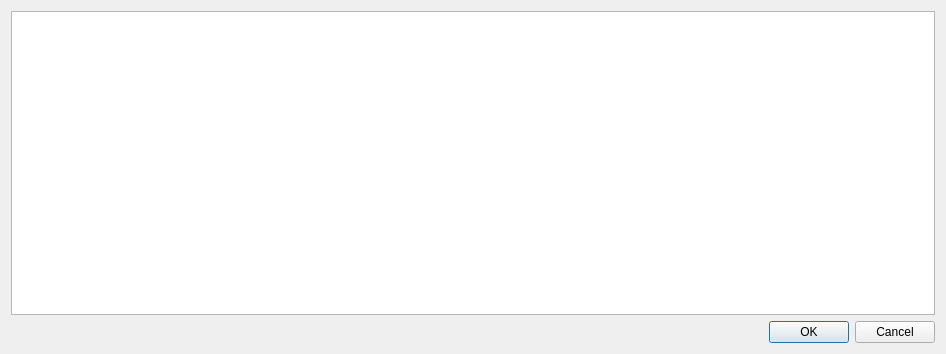
<?xml version="1.0" encoding="UTF-8"?>
<ui version="4.0">
 <class>DlgStationsInfo</class>
 <widget class="QDialog" name="DlgStationsInfo">
  <property name="geometry">
   <rect>
    <x>0</x>
    <y>0</y>
    <width>946</width>
    <height>354</height>
   </rect>
  </property>
  <property name="windowTitle">
   <string>Информация о станциях диспетчерского участка</string>
  </property>
  <layout class="QVBoxLayout" name="verticalLayout">
   <item>
    <widget class="QTableWidget" name="tableStations"/>
   </item>
   <item>
    <widget class="QDialogButtonBox" name="buttonBox">
     <property name="orientation">
      <enum>Qt::Horizontal</enum>
     </property>
     <property name="standardButtons">
      <set>QDialogButtonBox::Cancel|QDialogButtonBox::Ok</set>
     </property>
    </widget>
   </item>
  </layout>
 </widget>
 <resources/>
 <connections>
  <connection>
   <sender>buttonBox</sender>
   <signal>accepted()</signal>
   <receiver>DlgStationsInfo</receiver>
   <slot>accept()</slot>
   <hints>
    <hint type="sourcelabel">
     <x>248</x>
     <y>254</y>
    </hint>
    <hint type="destinationlabel">
     <x>157</x>
     <y>274</y>
    </hint>
   </hints>
  </connection>
  <connection>
   <sender>buttonBox</sender>
   <signal>rejected()</signal>
   <receiver>DlgStationsInfo</receiver>
   <slot>reject()</slot>
   <hints>
    <hint type="sourcelabel">
     <x>316</x>
     <y>260</y>
    </hint>
    <hint type="destinationlabel">
     <x>286</x>
     <y>274</y>
    </hint>
   </hints>
  </connection>
 </connections>
</ui>
